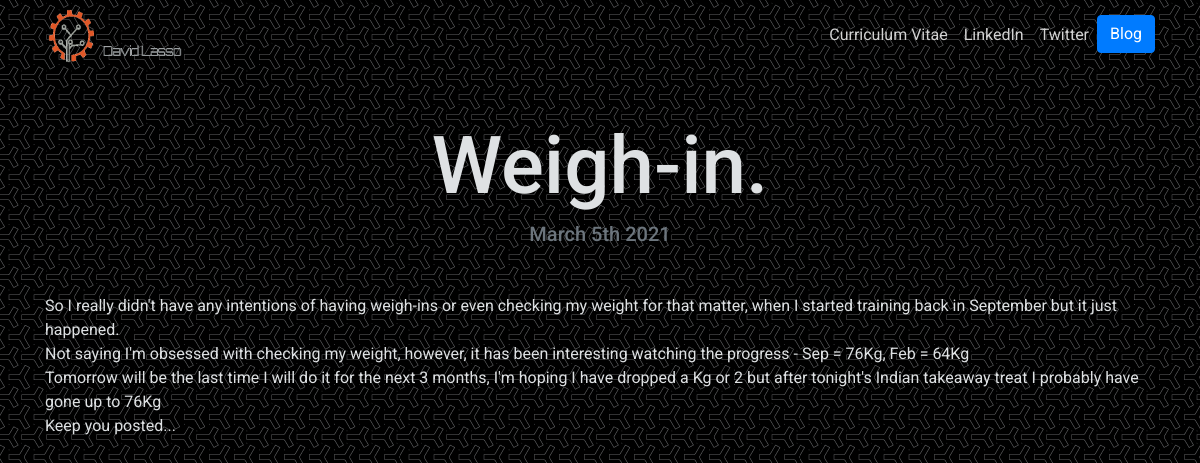
The page /blog/9/ on the database its author committed.
### blog/models.py (models this page shows, shortened)
class Blog(models.Model):
	title = models.CharField(max_length=200)
	description = models.TextField()
	date = models.DateField()

### blog/views.py (the view)
# urls.py: path('<int:blog_id>/', views.detail, name='detail'),
def detail(request, blog_id):
	blog = get_object_or_404(Blog, pk=blog_id)
	return render(request, 'blog/detail.html', {'blog':blog})

### blog/templates/blog/detail.html
{% extends 'wsite/base.html' %}
{% block content %}
<h1 class="text-center mt-5" id="blogdetailtitle">{{ blog.title }}</h1>
<h5 class="text-center text-muted mb-5">{{ blog.date|date:'F jS Y' }}</h5>
{{ blog.description|safe }}
{% endblock %}

### wsite/static/wsite/custom.css (style rules this page uses)
body { font-family: 'Roboto', sans-serif; color: rgba(222,225,227,3); background-image: url("y-so-serious.png"); }
@media (min-width: 992px) { #blogdetailtitle { font-size: 5rem; } }

### rows shown on the page
Blog: title "Weigh-in.", date "March 5th 2021", description "So I really didn't have any intentions of having weigh-ins or even checking my weight for that matter, when I started training back in September but it just happened. Not saying I'm obsessed with checking my weight, however, it has been interesting watching the progress - Sep = 76Kg, Feb = 64Kg Tomorrow will be the last time I will do it for the next 3 months, I'm hoping I have dropped a Kg or 2 but after tonight's Indian takeaway treat I probably have gone up to 76Kg Keep you posted..."
